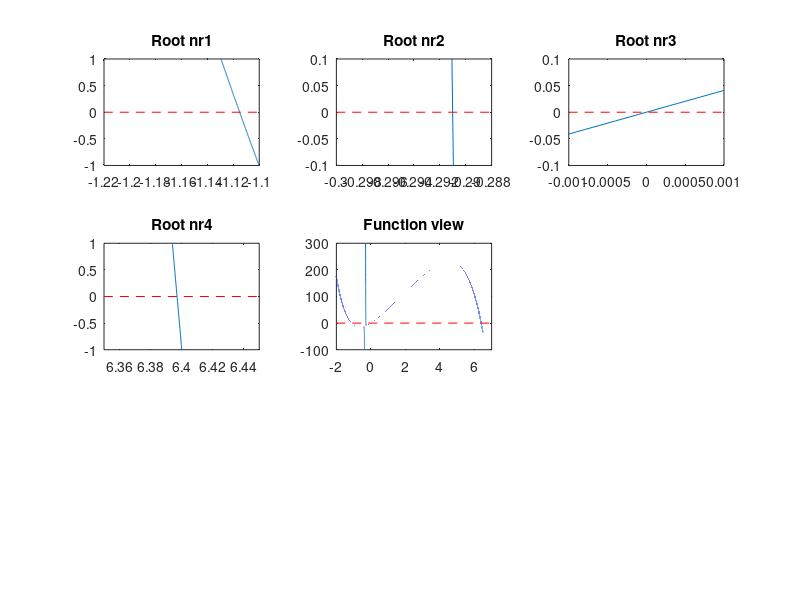
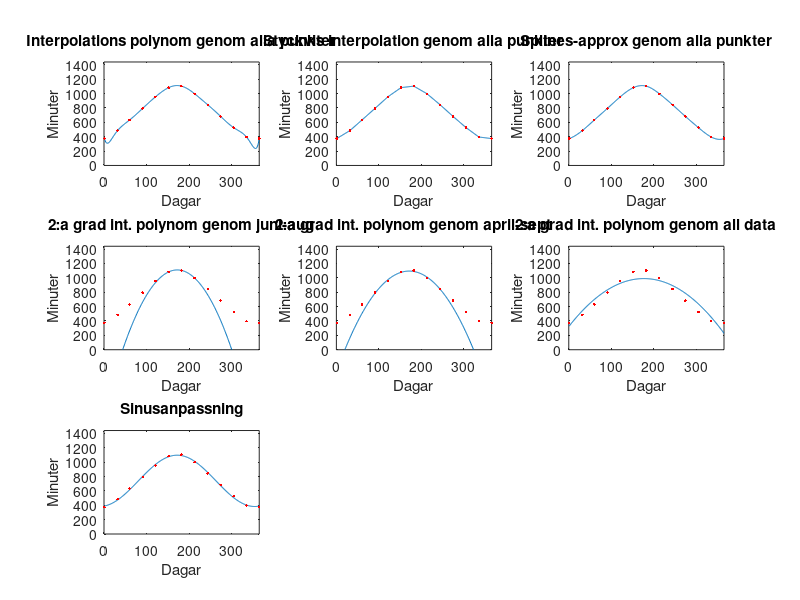

Reproduce these figures in MATLAB, in order. (Note: this script raises an error after producing the figures.)
%Laboration 1 - Jonathan Fransson
%% -----Uppgift 1-----
%a)

A = [1 2 3 0; 0 4 5 6; 1 1 -1 0; 1 1 1 1];
b = [7 6 5 4]';

x = A\b
%% 
%b)

A = [1 2 3 0; 0 4 5 6; 1 1 -1 0; 1 1 1 1];
b = [7 6 5 4]';

r = b - A*x

%% 
%c)
%På grund av att alla komponenterna i 'x' i detta fallet inte består av
%rationella tal kommer Matlab behöva göra avrundningar. Dessa avrundningar
%är av rangordningen e^-16 eftersom de är de minsta/största tal datorn kan
%hantera. Därav erhålles restvärden när vi tar 'r=b-A*x'.

%% -----Uppgift 2-----
%a) Se bifogat dokument

%% 
%b)
figure();

%Variable
x = -3:1e-4:6.5;

%Function
f = @(x) 61*x - ((x.^2 + x + 0.03)./(3*x + 1)).^7 - 20*x.*exp(-x);
func = f(x);

%Plotting
subplot(3, 3, 1);
    plot(x, func);
        ylim([-1, 1]);
        xlim([-1.22, -1.1]);
        title('Root nr1');
        line([-10, 10], [0, 0], 'color' ,'r', 'linestyle', '--');

subplot(3, 3, 2);
    plot(x, func);
        ylim([-0.1, 0.1]);
        xlim([-0.30, -0.288]);
        title('Root nr2');
        line([-10, 10], [0, 0], 'color' ,'r', 'linestyle', '--');

subplot(3, 3, 3);
    plot(x, func);
        ylim([-0.1, 0.1]);
        xlim([-0.001, 0.001]);
        title('Root nr3');
        line([-10, 10], [0, 0], 'color' ,'r', 'linestyle', '--');

subplot(3, 3, 4);
    plot(x, func);
        ylim([-1, 1]);
        xlim([6.35, 6.45]);
        title('Root nr4');
        line([-10, 10], [0, 0], 'color' ,'r', 'linestyle', '--');

subplot(3, 3, 5);
    plot(x, func);
        ylim([-100, 300]);
        xlim([-2, 7]);
        title('Function view');
        line([-10, 10], [0, 0], 'color' ,'r', 'linestyle', '--');


%exportgraphics(gcf,'arrayAntennaMeshMew.png','Resolution',300);

%% 
%c) Newtons metod

%Variables
x1= -1.3;
x2=-0.29;
x3=0.01;
x4=6;
t=1;

x0=1;
err=1;

%Input
%x=x1;
%x=x2;
%x=x3;
x=x4;

%Formatering
format long e
disp('x f(x) fprim(x) korr kvad linj');

%Algoritm
while abs(err)>1e-8
    %Funktion och derivata
    f = 61*x - ((x^2 + x + 0.03)/(3*x + 1))^7 - 20*x*exp(-x);
    fp = 21*(((x^2 + x + 0.03)^7)/((1 + 3*x)^8)) - 7*(2*x + 1)*(x^2 + x + 0.03)^6/((1 + 3*x)^7) - 20*exp(-x) + 20*exp(-x)*x + 61;
    %f = 5*x^2-10*x-2;
    %fp =10*x-10;

    %Algoritm (Newton-Raphson)
    g=t;
    t=f/fp;
    quad=t/g^2; 
    lin=t/g;
    disp([x f fp t quad lin]);
    x0=x;
    x=x-t;
    err=(x-x0)/x;
end;


%Svar
root=x

%% -----Uppgift 3-----
%a) Sekantmetoden

format long e
disp('Sekantmetoden');

% root = -1.115141590525118e+00;  %stämmer
% x0=-1.5;
% x1=-1;

% root = -2.910130809545486e-01;  %stämmer
% x0=-0.290;
% x1=-0.295;

% root = 5.334146342066178e-13; %stämmer
% x0=-0.1;
% x1=0.1;

% root = 6.397062994660478e+00; %stämmer
% x0=5
% x1=7

g0=1;
g1=1;
f0=61*x0-((x0^2 + x0 + 0.03)/(3*x0 + 1))^7-20*x0*exp(-x0);


disp('x f korr konv');
disp([x0 f0]);
while abs((x1-x0)/x1)>1e-8
    f1=61*x1-((x1^2 + x1 + 0.03)/(3*x1 + 1))^7-20*x1*exp(-x1);
    t=f1*(x1-x0)/(f1-f0); %t = 1/fp
    k=t/(g1*g0);
    disp([x1 f1 t k])
    
    x0=x1;
    f0=f1;
    x1=x1-t;
    g0=g1;
    g1=t;
end;

rot=x1
abs_err = abs((rot - root))
%%
%b) Se dokument

%c) Se dokument
 
%d)

format long e
disp('Sekantmetoden');

% root = -1.182695404466818e+00  Stämmer
x0=-1.5;
x1=-1;

% root = -2.935747112778986e-01  Stämmer
% x0=-0.290;
% x1=-0.295;

% root ≈ 3.810232865426745e-12 Stämmer inte
% x0=-0.1;
% x1=0.1;

% root = 6.414684289741624e+00 stämmer inte
% x0=5
% x1=7

xt1=0;
xt2=0;

g0=1;
g1=1;
f0=62*x0-((x0^2 + x0 + 0.04)/(3*x0 + 1))^7-19*x0*exp(-x0);


disp('x f korr konv');
disp([x0 f0]);
while abs((x1-x0)/x1)>1e-8
    f1=62*x1-((x1^2 + x1 + 0.04)/(3*x1 + 1))^7-19*x1*exp(-x1);
    t=f1*(x1-x0)/(f1-f0); %t = 1/fp
    k=t/(g1*g0);
    disp([x1 f1 t k])
    
    xt2=xt1;
    xt1=x0;
    x0=x1;
    f0=f1;
    x1=x1-t;
    g0=g1;
    g1=t;
end;

uppe=log(abs(x1-x0)/abs(x0-xt1));
nere=log(abs(x0-xt1)/abs(xt1-xt2));

q = uppe/nere

rot=x1

%% -----Uppgift 4-----
%a) Se dokument

%b)
format long e

error=1;
x0=0.1;
xt0=1;
xt1=1;
xt2=1;

while abs(error)>1e-4
    f=62*x0-((x0^2 + x0 + 0.04)/(3*x0 + 1))^7-19*x0*exp(-x0);
    xt2=xt1;
    xt1=xt0;
    xt0=x0;
    x1 = (62*x0 - f)/62;
    error = (x1-x0)/x1;
    x0=x1;
end;

uppe=log(abs(x1-xt0)/abs(xt0-xt1));
nere=log(abs(xt0-xt1)/abs(xt1-xt2));

q = uppe/nere

rot = x1

%% -----Uppgift 5-----

A = [1 32 60 91 121 152 182 213 244 274 305 335 365; 375 486 632 795 955 1083 1104 998 844 684 526 396 374]';

x = A(:,1);
y = A(:,2);

days = 1:1:365;

figure();
%A)
subplot(3,3,1);
    k1 = polyfit(x, y, 12); %Runges fenomen då vi går över grad 10
    f1 = polyval(k1, days);
    plot(days, f1);
    hold on;
    plot(x, y, 'r.');
    title("Interpolations polynom genom alla punkter");
    xlabel("Dagar");
    ylabel("Minuter");
    axis([0, 365, 0, 1440]);
    hold on;
   
%B)
subplot(3,3,2);
    k2 = interp1(x, y, days, "linear");
    plot(days, k2);
    hold on;
    plot(x, y, 'r.');
    title("Styckvis interpolation genom alla punkter");
    xlabel("Dagar");
    ylabel("Minuter");
    axis([0, 365, 0, 1440]);
    hold on;

%C)
%Splines kan inte gissa framtiden. "Tredjegrads interp" innanför datamängden,
%hanterar inte approx utanför mätvärden

subplot(3,3,3);
    k3 = spline(x, y, days);
    plot(days, k3);
    hold on;
    plot(x, y, 'r.');
    title("Splines-approx genom alla punkter");
    xlabel("Dagar");
    ylabel("Minuter");
    axis([0, 365, 0, 1440]);
    hold on;

%D)
subplot(3,3,4);
    %Träffar dom sökta punkterna bra, inte resten, för låg  grad
    slicedX = x(6:8);
    slicedY = y(6:8);

    k4 = polyfit(slicedX, slicedY, 2); %2:a grads polynom
    f4 = polyval(k4, days);
    plot(days, f4);
    hold on;
    plot(x, y, 'r.');
    title("2:a grad int. polynom genom juni-aug");
    xlabel("Dagar");
    ylabel("Minuter");
    axis([0, 365, 0, 1440]);
    hold on;

%E)
 subplot(3,3,5);
    slicedX2 = x(4:9);
    slicedY2 = y(4:9);
    
    k5 = polyfit(slicedX2, slicedY2, 2); %2:a grads polynom
    f5 = polyval(k5, days);
    plot(days, f5);
    hold on;
    plot(x, y, 'r.');
    title("2:a grad int. polynom genom april-sept");
    xlabel("Dagar");
    ylabel("Minuter");
    axis([0, 365, 0, 1440]);
    hold on;

%F)
subplot(3,3,6);
    k6 = polyfit(x, y, 2); %2:a grads polynom
    f6 = polyval(k6, days);
    plot(days, f6);
    hold on;
    plot(x, y, 'r.');
    title("2:a grad int. polynom genom all data");
    xlabel("Dagar");
    ylabel("Minuter");
    axis([0, 365, 0, 1440]);
    hold on;

%G)
subplot(3,3,7);
    w = 2*pi/365;
    cv1 = ones(13,1);
    cv2 = cos(w*x);
    cv3 = sin(w*x);
    cMatrix = [cv1 cv2 cv3];
    
    alph = cMatrix'*cMatrix;
    beta = cMatrix'*y;
    c = alph^(-1)*beta;

    f7 = c(1) + c(2)*cos(w*days) + c(3)*sin(w*days);

    plot(days, f7);
    hold on;
    plot(x, y, 'r.');
    title("Sinusanpassning");
    xlabel("Dagar");
    ylabel("Minuter");
    axis([0, 365, 0, 1440]);

%a) 
%Den ansats som behöver mest koefficienter är spline funktionen.
%Antalet koefficienter som behövs ges av ekvationen:
%(k+1)n - 2(k-1)
%där 'k' är graden på polynomet och n är antalet datapunkter.
%Graden på polynomet för Matlabs inbyggda 'spline' funktion är 2, antalet
%datapunkter är 365.
%Ansatsen behöver i detta fall alltså 1093 koefficienter

%b)
%Dom ansatser som enbart behövde 3 koefficienter är:
    %Sinusanpassning
    %2:a grad int. polynom genom juni-aug
    %2:a grad int. polynom genom april-sept
    %2:a grad int. polynom genom all data

%c)


%% -----Uppgift 6-----

%Variables
x1= -1.3;
x2=-0.29;
x3=0.01;
x4=6;
t=1;

x0=1;
err=1;

%Input
x=x1;
%x=x2;
%x=x3;
%x=x4;

k19 = 1.03;
k62 = 1;

%Formatering
format long e
%disp('x f(x) fprim(x) korr kvad linj');

%Algoritm
while abs(err)>1e-8
    %Funktion och derivata
    f = (k62*62)*x - ((x^2 + x + 0.04)/(3*x + 1))^7 - (k19*19)*x*exp(-x);
    fp = 21*(((x^2 + x + 0.04)^7)/((1 + 3*x)^8)) - 7*(2*x + 1)*(x^2 + x + 0.04)^6/((1 + 3*x)^7) - (k19*19)*exp(-x) + (k19*19)*exp(-x)*x + (k62*62);
    %f = 5*x^2-10*x-2;
    %fp =10*x-10;

    %Algoritm (Newton-Raphson)
    g=t;
    t=f/fp;
    quad=t/g^2; 
    lin=t/g;
    %disp([x f fp t quad lin]);
    x0=x;
    x=x-t;
    err=(x-x0)/x;
end;

%errBig62=x
%errBig19=x
%errSmall62=x
%errSmall19=x
%bigroot97=x
%bigroot1=x
%smallroot97=x
%smallroot1=x

smallchange = abs(1-(smallroot1/smallroot97))*10^2
bigchange = abs(1-(bigroot97/bigroot1))*10^2

bigRootError = (abs(1-(errBig62/bigroot1)) + abs(1-(errBig19/bigroot1)))*10^2
smallRootError = (abs(1-(errSmall62/smallroot1)) + abs(1-(errSmall19/smallroot1)))*10^2

%a)
%Den minsta roten minskar och den största roten ökar. Den minsta roten minskar med ca 2.5% medans den
%största roten ökar med ca 0.0003%. Detta är pågrund av att termen med
%konstanten 19 framför är en negativ exponent och har därför exponentiellt mindre
%inverkan vid högre värden på x.


%c)
%För den stora roten så blir felet ca 0.55% och för den lilla roten blir
%felet ca 5%. Anledningen för varför det blir större diff på den minsta roten
%än för den största är samma motivering som i a)


%% -----Uppgift 7-----


% x_min = 0;        % Minimum x
% x_max = 1e-4;       % Maximum x
% %x_max = 1.5;
% N = 10000;           % Discretization of x
% x = linspace(x_min, x_max, N);      % x-vector
% 
% % Create integrand
% integrand = (1 - exp(- ((x./3).^3)) ) .* 1./(5*x.^3);
% integrand2 = (-expm1(- ((x./3).^3)) ) .* 1./(5*x.^3);
% integrand3 =(1./(5*x.^3));
% 
% % -------------------------------------------------------------------------
% % 1 - exp(a) for small a is computationally problematic
% % We have that 
% 
% % -------------------------------------------------------------------------
% % expm1(a) = exp(a)-1, with higher precision for small a!
% %
% % 
% figure(1)
% plot(x,integrand,'Linestyle','--','LineWidth',0.9)
% hold on
% %plot(x,integrand3,'LineWidth',0.9)
% %hold on
% plot(x,integrand2,'LineWidth',0.9)
% xlim([x_min x_max])
% %ylim([0 1]);


%Trapets intergration

h = 0.001;
tolerance = 10e-11;
totArea = 0;
refArea = 1;
tailArea = 1.000000000000000e-11;
b=100000;
Etrunk = 1;

while Etrunk>tolerance
    x0 = 0;
    totArea = 0;
    while x0<b
        if x0 < 1e-4
            totArea = totArea + (h/2)*(((1/135)*exp((-x0^3)*1/27))+((1/135)*exp((-(x0+h)^3)*1/27)));
            x0 = x0+h;
            continue;
        end;
        totArea = totArea + (h/2)*((1-exp(-((x0/3)^3)))*1/(5*x0^3)+(1-exp(-(((x0+h)/3)^3)))*1/(5*(x0+h)^3));
        x0 = x0+h;
    end;
    Etrunk = abs(totArea - refArea);
    refArea = totArea;
    h=h/2;
end;



totArea = totArea + tailArea;

totArea

%% -----Uppgift 8-----
format long e
%N = 100000000;           % Discretization of x
x_min = 0.135;        % Minimum x
x_max = 0.138;       % Maximum x
%x = linspace(x_min, x_max, N);      % x-vector

%integrand1 = 159.*exp(-(((23.*x - pi)./0.002).^2));

%figure(1);
%plot(x, integrand1, 'LineWidth', 0.9);


%Quad 
tolerance = 1e-10;
q = quad(@(x) 159*exp(-(((23.*x - pi)./0.002).^2)), x_min, x_max, tolerance)

%Integral
i = integral(@(x) 159*exp(-(((23.*x - pi)./0.002).^2)), x_min, x_max, "AbsTol", tolerance)